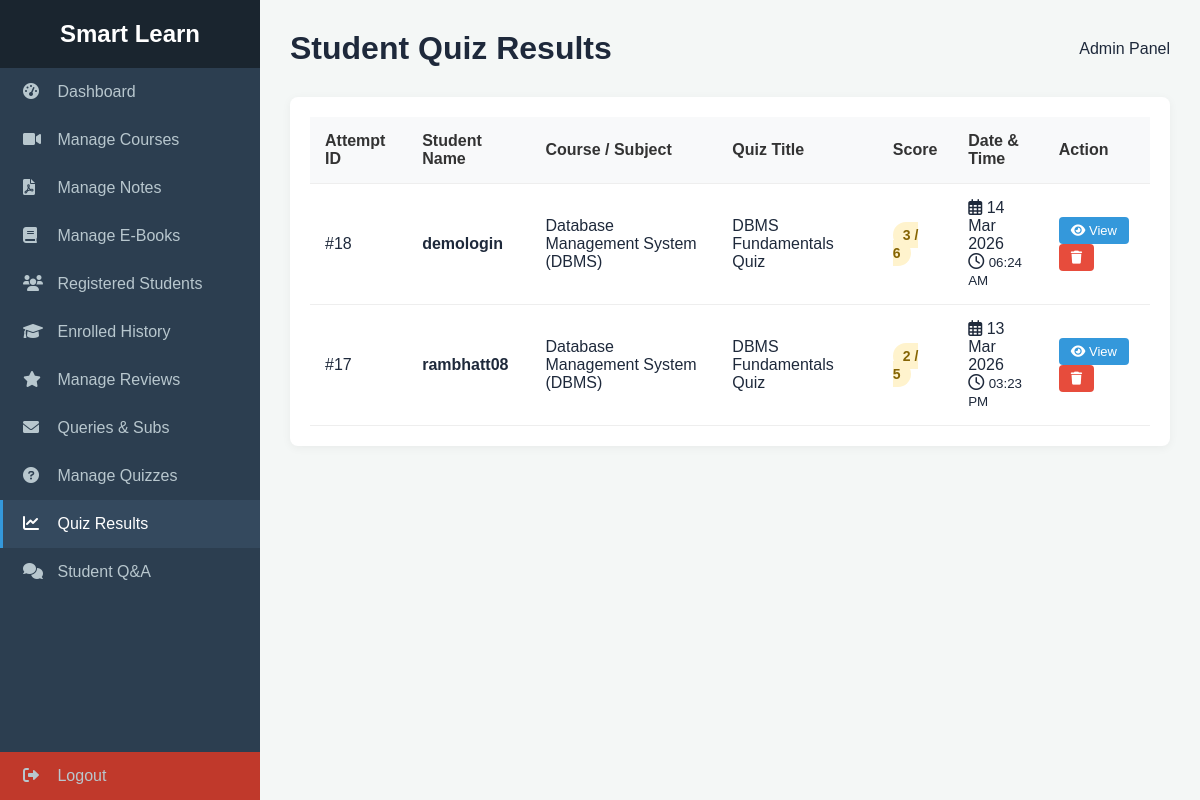
/admin_quiz_results.php (signed in), run on the app's committed database.
### tables this page shows
CREATE TABLE `quiz_attempts` (
  `id` int(11) UNSIGNED NOT NULL,
  `quiz_id` int(11) UNSIGNED NOT NULL,
  `user_id` int(11) UNSIGNED NOT NULL,
  `score` int(11) NOT NULL,
  `total_questions` int(11) NOT NULL,
  `attempted_at` timestamp NOT NULL DEFAULT current_timestamp()
);

CREATE TABLE `users` (
  `id` int(11) UNSIGNED NOT NULL,
  `First_Name` varchar(50) NOT NULL,
  `Last_Name` varchar(50) NOT NULL,
  `User_Name` varchar(100) NOT NULL,
  `email` varchar(100) NOT NULL,
  `password` varchar(255) NOT NULL,
  `role` varchar(20) DEFAULT 'student',
  `created_at` timestamp NOT NULL DEFAULT current_timestamp(),
  `phone` varchar(20) DEFAULT '-',
  `skill` varchar(100) DEFAULT '-',
  `bio` text DEFAULT NULL,
  `profile_pic` varchar(255) DEFAULT NULL,
  `cover_photo` varchar(255) DEFAULT NULL,
  `facebook` varchar(255) DEFAULT NULL,
  `twitter` varchar(255) DEFAULT NULL,
  `linkedin` varchar(255) DEFAULT NULL,
  `website` varchar(255) DEFAULT NULL,
  `github` varchar(255) DEFAULT NULL
);

CREATE TABLE `courses` (
  `id` int(11) UNSIGNED NOT NULL,
  `title` varchar(255) NOT NULL,
  `description` text DEFAULT NULL,
  `level` varchar(50) DEFAULT 'Beginner',
  `thumbnail` varchar(255) DEFAULT NULL,
  `total_enrolled` int(11) DEFAULT 0,
  `created_at` timestamp NOT NULL DEFAULT current_timestamp()
);

CREATE TABLE `quizzes` (
  `id` int(11) UNSIGNED NOT NULL,
  `course_id` int(11) UNSIGNED NOT NULL,
  `title` varchar(255) NOT NULL,
  `created_at` timestamp NOT NULL DEFAULT current_timestamp()
);

### admin_quiz_results.php (the view, shortened to what this page needs)
<?php
require 'db_connect.php';
$sql = "SELECT qa.*, u.User_Name, q.title AS quiz_title, c.title AS course_title
        FROM quiz_attempts qa
        JOIN users u ON qa.user_id = u.id
        JOIN quizzes q ON qa.quiz_id = q.id
        JOIN courses c ON q.course_id = c.id
        ORDER BY qa.attempted_at DESC";
$result = $conn->query($sql);
?>
<!DOCTYPE html>
<html lang="en">
<head>
    <link rel="stylesheet" href="style.css"> <link rel="stylesheet" href="https://cdnjs.cloudflare.com/ajax/libs/font-awesome/6.0.0/css/all.min.css">
</head>
<body>
   <div class="sidebar">
        <h2>Smart Learn</h2>
        <a href="admin-dashboard.php"><i class="fas fa-tachometer-alt"></i> Dashboard</a>
        <a href="admin_manage_courses.php"><i class="fas fa-video"></i> Manage Courses</a>
        <a href="admin_manage_notes.php"><i class="fas fa-file-pdf"></i> Manage Notes</a>
        <a href="admin_manage_ebooks.php"><i class="fas fa-book"></i> Manage E-Books</a>
        <a href="admin_students.php"><i class="fas fa-users"></i> Registered Students</a>
        <a href="admin_enrollments.php"><i class="fas fa-graduation-cap"></i> Enrolled History</a>
        <a href="admin_reviews.php"><i class="fas fa-star"></i> Manage Reviews</a>
        <a href="admin_queries.php"><i class="fas fa-envelope"></i> Queries & Subs</a>
        <a href="admin_manage_quizzes.php"><i class="fas fa-question-circle"></i> Manage Quizzes</a>
        <a href="admin_quiz_results.php" class="active"><i class="fas fa-chart-line"></i> Quiz Results</a>
        <a href="admin_manage_qa.php"><i class="fas fa-comments"></i> Student Q&A</a>
        <a href="logout.php" style="margin-top: auto; background: #c0392b;"><i class="fas fa-sign-out-alt"></i> Logout</a>
    </div>
    <div class="main-content">
        <div class="header">
            <h1>Student Quiz Results</h1>
            <span>Admin Panel</span>
        </div>
        <div class="table-container">
            <?php if ($result->num_rows > 0): ?>
                <table>
                    <thead>
                        <tr>
                            <th>Attempt ID</th>
                            <th>Student Name</th>
                            <th>Course / Subject</th>
                            <th>Quiz Title</th>
                            <th>Score</th>
                            <th>Date & Time</th>
                            <th>Action</th>
                        </tr>
                    </thead>
                    <tbody>
                        <?php while($row = $result->fetch_assoc()):
                            $percentage = ($row['score'] / $row['total_questions']) * 100;
                            if($percentage >= 70) $score_class = 'score-good';
                            elseif($percentage >= 40) $score_class = 'score-avg';
                            else $score_class = 'score-poor';
                        ?>
                        <tr>
                            <td>#<?php echo $row['id']; ?></td>
                            <td><strong><?php echo htmlspecialchars($row['User_Name']); ?></strong></td>
                            <td><?php echo htmlspecialchars($row['course_title']); ?></td>
                            <td><?php echo htmlspecialchars($row['quiz_title']); ?></td>
                            <td>
                                <span class="score-badge <?php echo $score_class; ?>">
                                    <?php echo $row['score']; ?> / <?php echo $row['total_questions']; ?>
                                </span>
                            </td>
                            <td>
                                <i class="far fa-calendar-alt"></i> <?php echo date("d M Y", strtotime($row['attempted_at'])); ?><br>
                                <i class="far fa-clock"></i> <small><?php echo date("h:i A", strtotime($row['attempted_at'])); ?></small>
                            </td>
                            <td>
                                <a href="admin_view_quiz_details.php?attempt_id=<?php echo $row['id']; ?>" class="btn-view">
                                    <i class="fas fa-eye"></i> View
                                </a>
                                <a href="admin_quiz_results.php?delete_id=<?php echo $row['id']; ?>"
                                   class="btn-delete"
                                   onclick="return confirm('Are you sure you want to delete this result permanently?')">
                                    <i class="fas fa-trash"></i>
                                </a>
                            </td>
                        </tr>
                        <?php endwhile; ?>
                    </tbody>
                </table>
            <?php endif; ?>
        </div>
    </div>
</body>
</html>

### style.css (style rules this page uses)
:root { --primary-blue: #1d4ed8; --accent-blue: #2563eb; --bg-purple: #8b5cf6; --text-dark: #1e293b; --text-light: #64748b; --white: #ffffff; }
* { margin: 0; padding: 0; box-sizing: border-box; font-family: 'Poppins', sans-serif; }
body { background-color: #f8fafc; color: var(--text-dark); overflow-x: hidden; }
a { text-decoration: none; color: inherit; }
.sidebar { width: 250px; flex-shrink: 0; }
.btn-delete { padding: 8px 10px; }

### admin_quiz_results.php (style rules this page uses)
body { display: flex; background: #f4f7f6; margin: 0; min-height: 100vh; font-family: 'Poppins', sans-serif; }
.sidebar { width: 260px; background: #2c3e50; color: white; display: flex; flex-direction: column; position: fixed; height: 100%; }
.sidebar h2 { text-align: center; padding: 20px 0; background: #1a252f; margin: 0; }
.sidebar a { padding: 15px 20px; color: #b8c7ce; text-decoration: none; border-left: 3px solid transparent; transition: 0.3s; }
.sidebar a:hover, .sidebar a.active { background: #34495e; color: white; border-left-color: #3498db; }
.sidebar i { margin-right: 10px; width: 20px; }
.main-content { flex: 1; margin-left: 260px; padding: 30px; }
.header { display: flex; justify-content: space-between; align-items: center; margin-bottom: 30px; }
.table-container { background: white; padding: 20px; border-radius: 8px; box-shadow: 0 2px 10px rgba(0,0,0,0.05); overflow-x: auto; }
table { width: 100%; border-collapse: collapse; }
th, td { padding: 15px; text-align: left; border-bottom: 1px solid #eee; }
th { background-color: #f8f9fa; color: #333; font-weight: 600; }
.score-badge { padding: 5px 10px; border-radius: 20px; font-weight: bold; font-size: 14px; }
.score-avg { background: #fff3cd; color: #856404; }
.btn-view { background: #3498db; color: white; padding: 6px 12px; border-radius: 4px; text-decoration: none; font-size: 13px; font-weight: 500; transition: 0.2s; margin-right: 5px; display: inline-block; }
.btn-delete { background: #e74c3c; color: white; padding: 6px 12px; border-radius: 4px; text-decoration: none; font-size: 13px; transition: 0.2s; display: inline-block; }

### data on the page
quiz_attempts: id "18", user.User_Name "demologin", courses.title "Database Management System (DBMS)", quiz.title "DBMS Fundamentals Quiz", score "3", total_questions "6", attempted_at "14 Mar 2026", attempted_at "06:24 AM"
quiz_attempts: id "17", user.User_Name "rambhatt08", courses.title "Database Management System (DBMS)", quiz.title "DBMS Fundamentals Quiz", score "2", total_questions "5", attempted_at "13 Mar 2026", attempted_at "03:23 PM"
